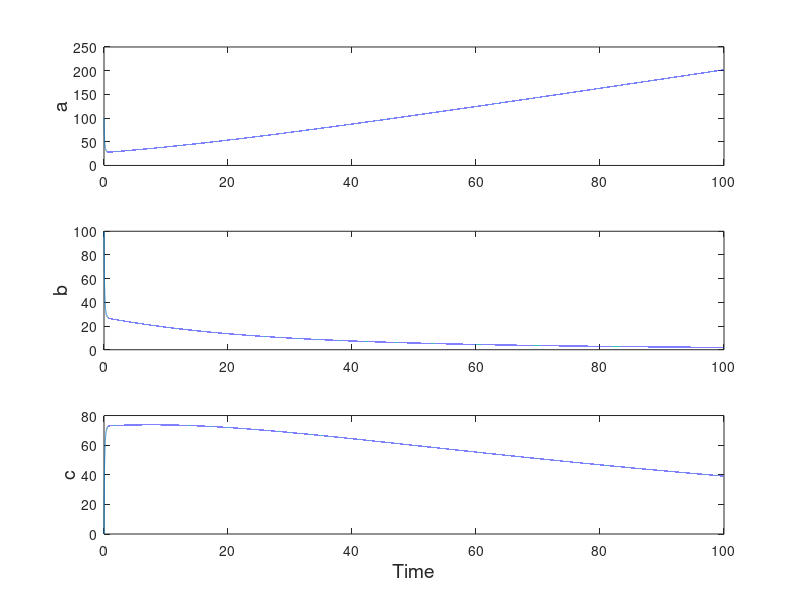

The MATLAB script that drew this image:
%This is a MATLAB code to simulate a toy model,

% It has 3 variables: a,b and c. with the following reactions:

    % synthesis
    % -> 2 * a;    at rate:    k_a

    % reversible bi-molecular conversion
    % a + b <-> c;  at forward rate:    k_ab * a * b
    %               at backward rate:   k_c * c

     % degradation
    % c ->;    at rate:    k_deg * c


    % c ->;    at rate:    k_deg * c
    % c ->;    at rate:    k_deg * c



% Define the Parameters
k_a   = 1;
k_ab  = 0.1;
k_c   = 1;
k_deg = 0.01;

% Initial values for a,b,c
a = 100;
b = 100;
c = 0;

% Duration of the simulation [Units must be the same than the rate constants]
TSpan = 100;

% Pick a timestep
dt = 0.001;

% Compute number of steps
NSteps = TSpan / dt;

% Initialize vectors to store variables for each timestep
a_vec = zeros(NSteps , 1);
b_vec = zeros(NSteps , 1);
c_vec = zeros(NSteps , 1);

% Create the corresponding time vector
t_vec = 0:dt:(TSpan - dt);

% Simulation of the model
for i = 1 : NSteps

    % Store variables values for each time step into dedicated vectors
    a_vec(i) = a;
    b_vec(i) = b;   
    c_vec(i) = c;

    % initialize the rates of change for each variable with 0
    da    = 0;
    db    = 0;
    dc    = 0;

    % for each reaction - add up contributions to rates of changes

    % synthesis
    % -> 2 * a;    at rate:    k_a
    v_1 = k_a;
    da  = da + 2 * v_1;

    % reversible bi-molecular conversion
    % a + b <-> c;  at forward rate:    k_ab * a * b
    %               at backward rate:   k_c * c
    v_2 = k_ab * a * b - k_c * c;
    da = da - v_2;
    db = db - v_2;
    dc = dc + v_2;

    % degradation
    % c ->;    at rate:    k_deg * c
    v_3 = k_deg * c;
    dc = dc - v_3;

    % Update all the variables
    a = a + da * dt;
    b = b + db * dt;
    c = c + dc * dt;

end

figure(1)
subplot(3 , 1 , 1)
plot(t_vec , a_vec)
ylabel('a', 'fontsize', 14);

subplot(3 , 1 , 2)
plot(t_vec , b_vec)
ylabel('b', 'fontsize', 14);

subplot(3 , 1 , 3)
plot(t_vec , c_vec)
ylabel('c', 'fontsize', 14);
xlabel('Time' , 'fontsize' , 14);

pause;
